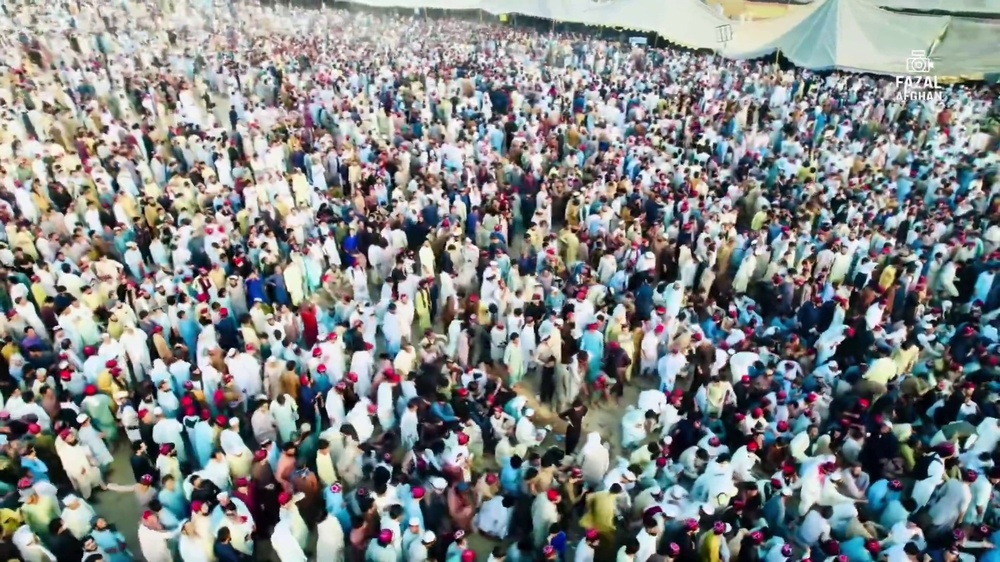
#> input picture crowd_1/testing/1000.jpg, 1000 x 562 px, shrunk from 1920 x 1080 before the run, given in place of 20241124135519760.mp4, which was not available
$ python video_frame.py
#> lines starting #> are read from the running program, lines starting #| are printed output that depends on the picture; pictures that were not available may be replaced by others from this repository, and a replacement may not be noted
#> in process_video, prev_frame is the input picture: shape (562, 1000, 3); mean B, G, R 133.3, 133.1, 130.5
import cv2
import os

def save_frame(frame, frame_number, output_dir):
    """Save the current frame as an image file."""
    if not os.path.exists(output_dir):
        os.makedirs(output_dir)
    filename = os.path.join(output_dir, f"frame_{frame_number:04d}.jpg")
    cv2.imwrite(filename, frame)
    print(f"Saved: {filename}")

def is_scene_completely_different_histogram(frame1, frame2, threshold=0.5):
    """
    Compare two frames using histogram comparison.
    Returns True if the frames are significantly different.
    """
#> called with threshold = 0.9
    # Convert frames to grayscale
    gray_frame1 = cv2.cvtColor(frame1, cv2.COLOR_BGR2GRAY)
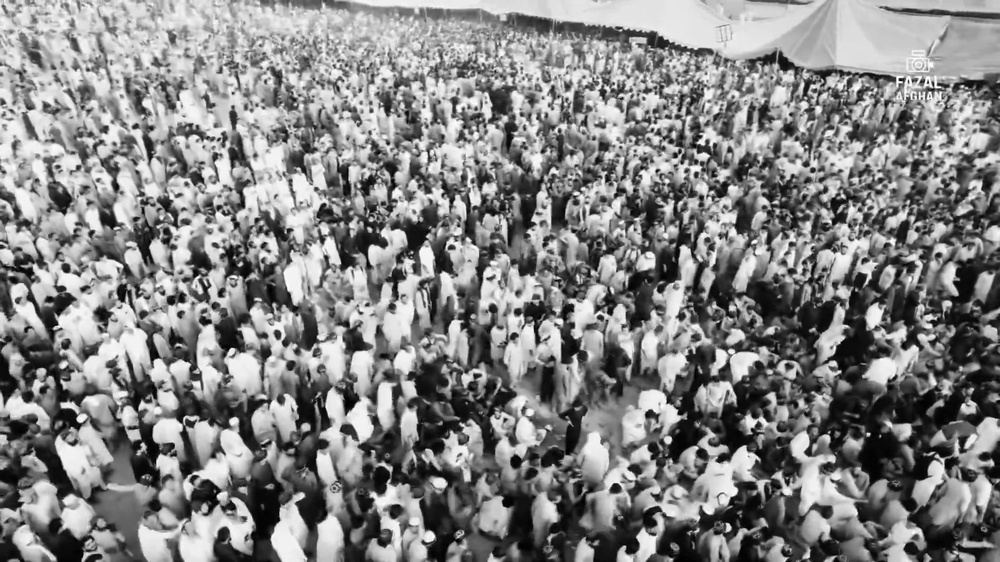
#> gray_frame1: shape (562, 1000); min 0, max 255, mean 132.4
    gray_frame2 = cv2.cvtColor(frame2, cv2.COLOR_BGR2GRAY)

    # Calculate histograms
    hist1 = cv2.calcHist([gray_frame1], [0], None, [256], [0, 256])
#> hist1 = 256 values, max 4062 at index 228, min 16 at index 0, mean 2195.3
    hist2 = cv2.calcHist([gray_frame2], [0], None, [256], [0, 256])
#> hist2 has the same summary as hist1

    # Normalize histograms
    hist1 = cv2.normalize(hist1, hist1)
#> hist1 = 256 values, max 0.11 at index 228, min 0.000433 at index 0, mean 0.0593
    hist2 = cv2.normalize(hist2, hist2)
#> hist2 has the same summary as hist1

    # Compare histograms using correlation
    score = cv2.compareHist(hist1, hist2, cv2.HISTCMP_CORREL)
#> score = 1
    print(f"Histogram similarity score: {score}")
#| Histogram similarity score: 1.0

    # If similarity score is below threshold, consider it a new scene
    return score < threshold

def process_video(video_path, output_dir):
    cap = cv2.VideoCapture(video_path)

    if not cap.isOpened():
        print("Error: Cannot open video file.")
        return

    # Read the first frame
    ret, prev_frame = cap.read()
    if not ret:
        print("Error: Cannot read the first frame.")
        return

    frame_count = 0
    saved_frame_count = 0

    while True:
        ret, current_frame = cap.read()
        if not ret:
            break

        frame_count += 1

        # Compare with the previous frame
        if is_scene_completely_different_histogram(prev_frame, current_frame, threshold=0.9):  # Adjust threshold if needed
            saved_frame_count += 1
            save_frame(current_frame, saved_frame_count, output_dir)
            prev_frame = current_frame

    cap.release()
    print(f"Processing complete. {saved_frame_count} frames saved.")

if __name__ == "__main__":
    # Input video path
    video_file = r"D:\user dataset\crowd-data-24-IK-protest\Psc Tool plaza\24-11-2024\20241124135519760.mp4"
    # Output directory to save frames
    output_directory = "output_frames"
    process_video(video_file, output_directory)

$ run again, on crowd_1/testing/150.jpg
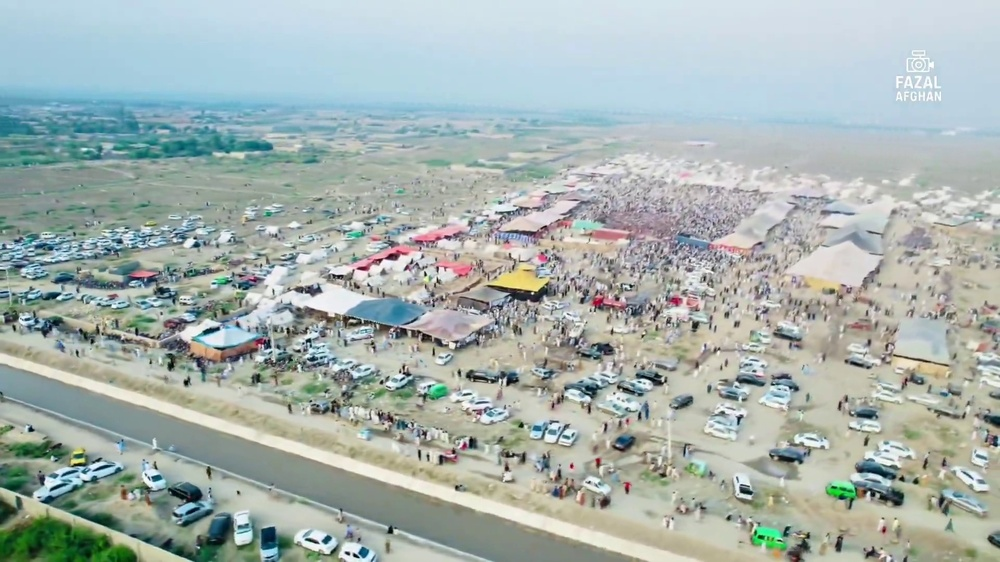
#> input picture crowd_1/testing/150.jpg, 1000 x 562 px, shrunk from 1920 x 1080 before the run, given in place of 20241124135519760.mp4, which was not available
#> in process_video, prev_frame is the input picture: shape (562, 1000, 3); mean B, G, R 175.2, 178.7, 166.8
#> in is_scene_completely_different_histogram, `gray_frame1 = cv2.cvtColor(frame1, cv2.COLOR_BGR2GRAY)`:
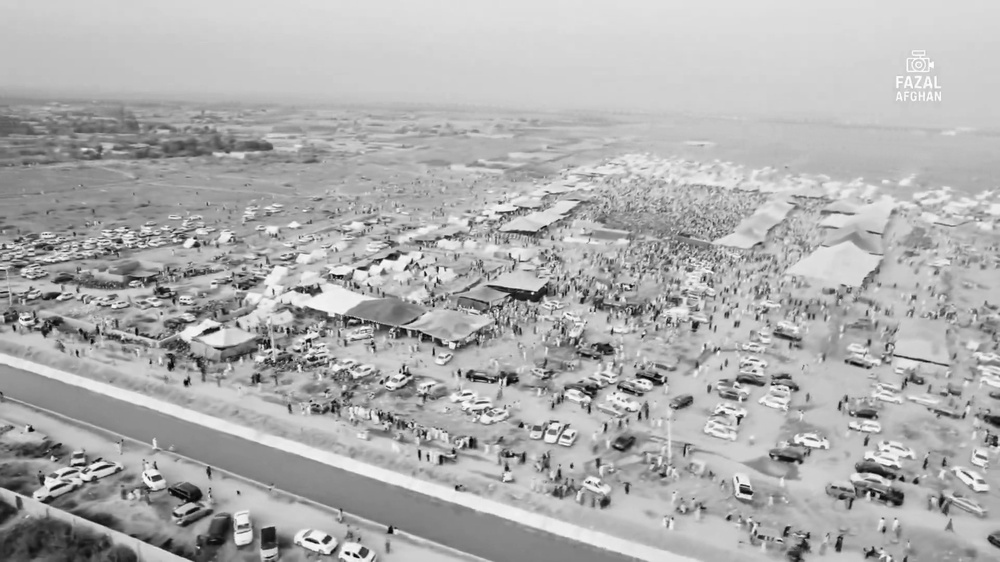
#> gray_frame1: shape (562, 1000); min 1, max 255, mean 174.7
#> in is_scene_completely_different_histogram, `hist1 = cv2.calcHist([gray_frame1], [0], None, [256], [0, 256])`: hist1 = 256 values, max 9685 at index 209, min 0 at index 0, mean 2195.3
#> in is_scene_completely_different_histogram, `hist2 = cv2.calcHist([gray_frame2], [0], None, [256], [0, 256])`: hist2 has the same summary as hist1
#> in is_scene_completely_different_histogram, `hist1 = cv2.normalize(hist1, hist1)`: hist1 = 256 values, max 0.185 at index 209, min 0 at index 0, mean 0.0419
#> in is_scene_completely_different_histogram, `hist2 = cv2.normalize(hist2, hist2)`: hist2 has the same summary as hist1
#> score = 1
#| Histogram similarity score: 1.0

$ run again, on crowd_1/testing/180.jpg
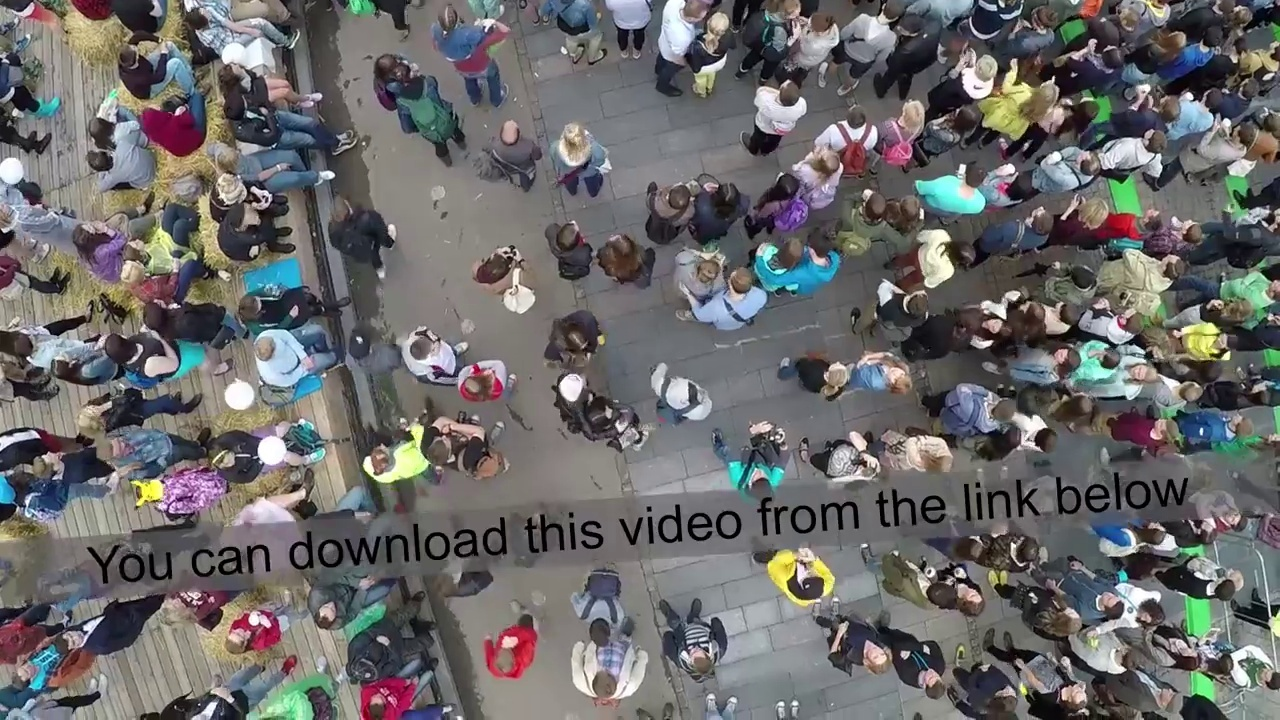
#> input picture crowd_1/testing/180.jpg, 1280 x 720 px, given in place of 20241124135519760.mp4, which was not available
#> in process_video, prev_frame is the input picture: shape (720, 1280, 3); mean B, G, R 105.7, 105.7, 106.8
#> in is_scene_completely_different_histogram, `gray_frame1 = cv2.cvtColor(frame1, cv2.COLOR_BGR2GRAY)`:
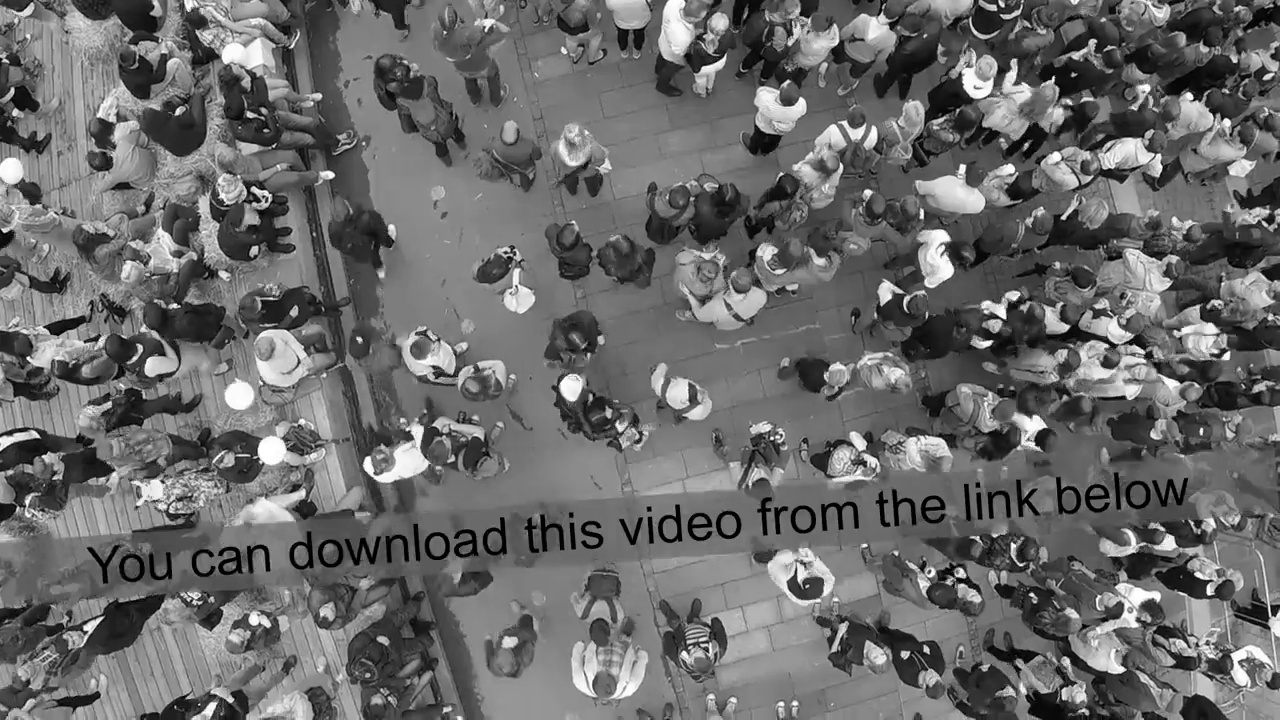
#> gray_frame1: shape (720, 1280); min 0, max 255, mean 106
#> in is_scene_completely_different_histogram, `hist1 = cv2.calcHist([gray_frame1], [0], None, [256], [0, 256])`: hist1 = 256 values, max 10140 at index 115, min 230 at index 255, mean 3600
#> in is_scene_completely_different_histogram, `hist2 = cv2.calcHist([gray_frame2], [0], None, [256], [0, 256])`: hist2 has the same summary as hist1
#> in is_scene_completely_different_histogram, `hist1 = cv2.normalize(hist1, hist1)`: hist1 = 256 values, max 0.142 at index 115, min 0.00323 at index 255, mean 0.0506
#> in is_scene_completely_different_histogram, `hist2 = cv2.normalize(hist2, hist2)`: hist2 has the same summary as hist1
#> score = 1
#| Histogram similarity score: 1.0

$ run again, on crowd_1/testing/210.jpg
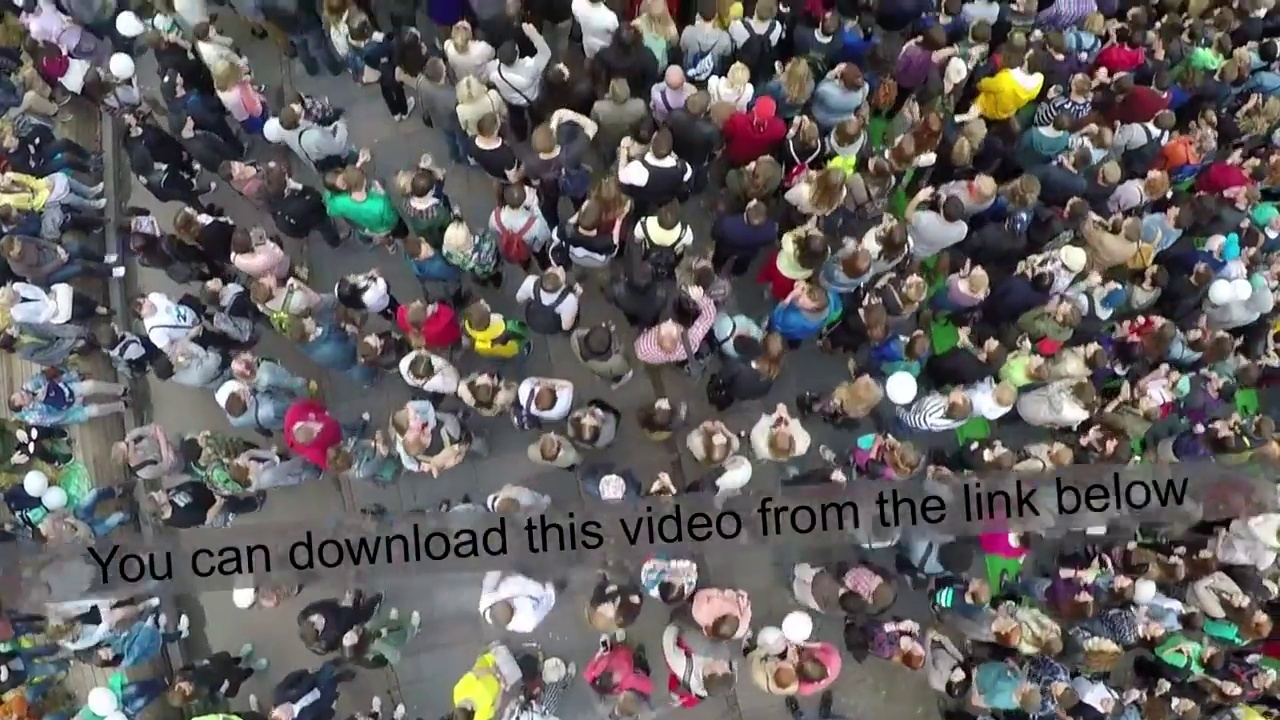
#> input picture crowd_1/testing/210.jpg, 1280 x 720 px, given in place of 20241124135519760.mp4, which was not available
#> in process_video, prev_frame is the input picture: shape (720, 1280, 3); mean B, G, R 95.4, 95.2, 98.9
#> in is_scene_completely_different_histogram, `gray_frame1 = cv2.cvtColor(frame1, cv2.COLOR_BGR2GRAY)`:
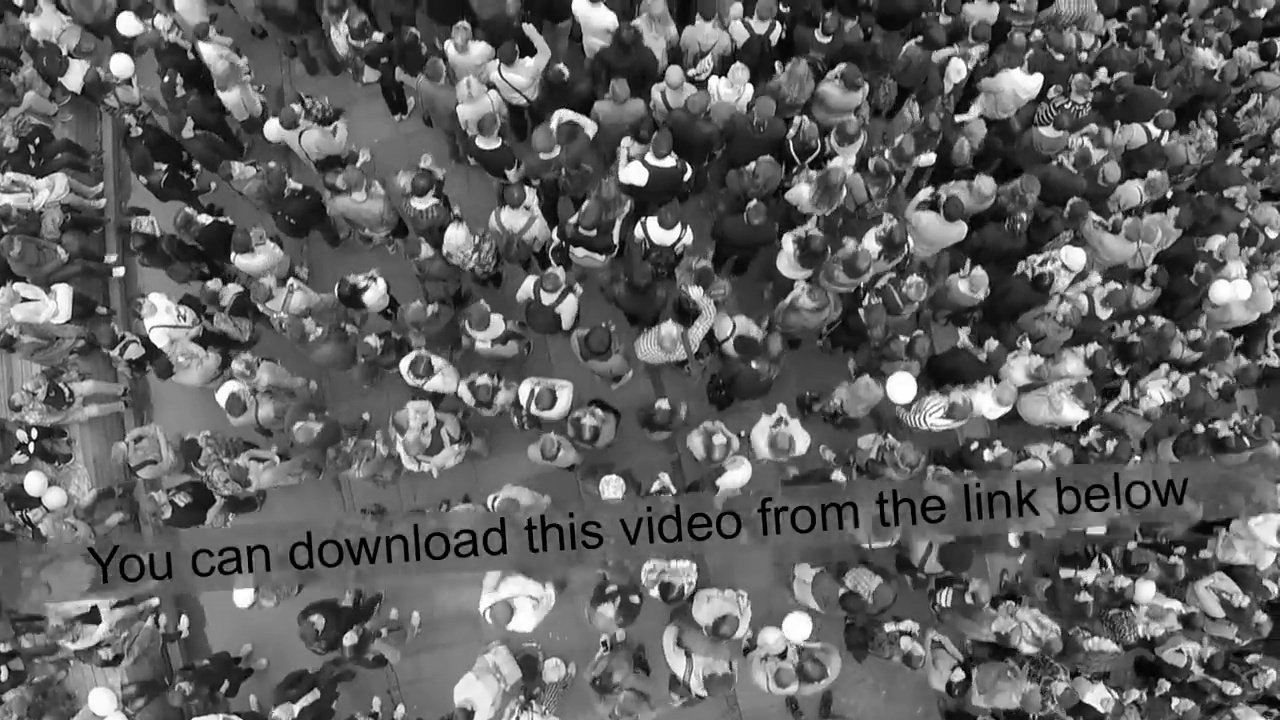
#> gray_frame1: shape (720, 1280); min 0, max 255, mean 96.3
#> in is_scene_completely_different_histogram, `hist1 = cv2.calcHist([gray_frame1], [0], None, [256], [0, 256])`: hist1 = 256 values, max 8761 at index 87, min 269 at index 255, mean 3600
#> in is_scene_completely_different_histogram, `hist2 = cv2.calcHist([gray_frame2], [0], None, [256], [0, 256])`: hist2 has the same summary as hist1
#> in is_scene_completely_different_histogram, `hist1 = cv2.normalize(hist1, hist1)`: hist1 = 256 values, max 0.126 at index 87, min 0.00386 at index 255, mean 0.0517
#> in is_scene_completely_different_histogram, `hist2 = cv2.normalize(hist2, hist2)`: hist2 has the same summary as hist1
#> score = 1
#| Histogram similarity score: 1.0
